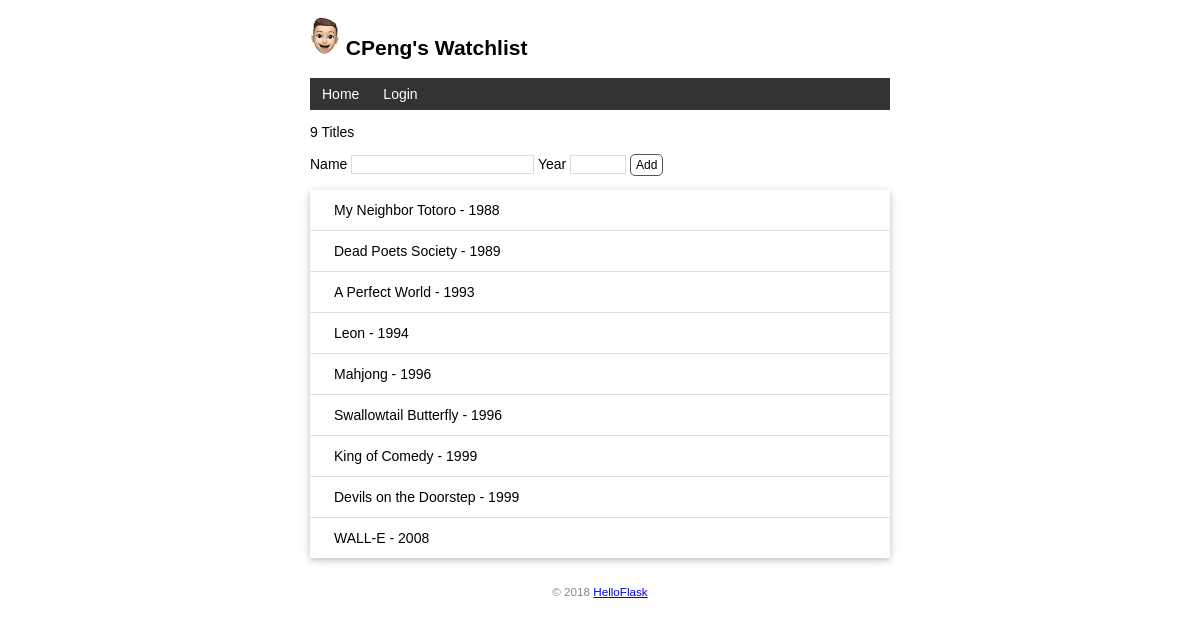
The page / on the database its author committed.
### app.py (models this page shows, shortened)
class User(db.Model, UserMixin):  # 表名将会是 user（自动生成，小写处理）
    id = db.Column(db.Integer, primary_key=True)
    name = db.Column(db.String(20))
    username = db.Column(db.String(20))
    password_hash = db.Column(db.String(128))

class Movie(db.Model):  # 表名将会是 movie
    id = db.Column(db.Integer, primary_key=True)  # 主键
    title = db.Column(db.String(60))  # 电影标题
    year = db.Column(db.String(4))  # 电影年份

### app.py (the view, shortened to what this page needs)
@app.route('/', methods=['GET', 'POST'])
def index():
    movies = Movie.query.all()
    return render_template('index.html', movies=movies)

### app.py (called while the page is built)
@app.context_processor
def inject_user():
    user = User.query.first()
    return dict(user=user)

### templates/index.html (shortened to what this page needs)
{% extends 'base.html' %}
{% block content %}
<p>{{ movies|length }} Titles</p>
<form method="post">
    Name <input type="text" name="title" autocomplete="off" required>
    Year <input type="text" name="year" autocomplete="off" required>
    <input class="btn" type="submit" name="submit" value="Add">
</form>
<ul class="movie-list">
    {% for movie in movies %}
    <li>{{ movie.title }} - {{ movie.year }}
    </li>
    {% endfor %}
</ul>
{% endblock %}

### templates/base.html (shortened to what this page needs)
<!DOCTYPE html>
<html lang="en">
<head>
    {% block head %}
    <link rel="stylesheet" href="{{ url_for('static', filename='style.css') }}" type="text/css">
    {% endblock %}
</head>
<body>
    <h2>
        <img alt="Avatar" class="avatar" src="{{ url_for('static', filename='images/avatar.png') }}">
        {{ user.name }}'s Watchlist
    </h2>
    <nav>
        <ul>
            <li><a href="{{ url_for('index') }}">Home</a></li>
            {% if current_user.is_authenticated %}
            <li><a href="{{ url_for('settings')}}">Settings</a></li>
            <li><a href="{{ url_for('logout')}}">Logout</a></li>
            {% else %}
            <li><a href="{{ url_for('login')}}">Login</a></li>
            {% endif %}
        </ul>
    </nav>
    {% block content %}{% endblock %}
    <footer>
        <small>&copy; 2018 <a href="http://helloflask.com/book/3">HelloFlask</a></small>
    </footer>
</body>
</html>

### static/style.css (style rules this page uses)
body { margin: auto; max-width: 580px; font-size: 14px; font-family: Helvetica, Arial, sans-serif; }
footer { color: #888; margin-top: 15px; text-align: center; padding: 10px; }
.avatar { width: 30px; }
.movie-list { list-style-type: none; padding: 0; margin-bottom: 10px; box-shadow: 0 2px 5px 0 rgba(0, 0, 0, 0.16), 0 2px 10px 0 rgba(0, 0, 0, 0.12); }
.movie-list li { padding: 12px 24px; border-bottom: 1px solid #ddd; }
.movie-list li:last-child { border-bottom:none; }
nav ul { list-style-type: none; margin: 0; padding: 0; overflow: hidden; background-color: #333; }
nav li { float: left; }
nav li a { display: block; color: white; text-align: center; padding: 8px 12px; text-decoration: none; }
input[type=submit] { font-family: inherit; }
input[type=text] { border: 1px solid #ddd; }
input[name=year] { width: 50px; }
.btn { font-size: 12px; padding: 3px 5px; text-decoration: none; cursor: pointer; background-color: white; color: black; border: 1px solid #555555; border-radius: 5px; }

### rows shown on the page
User: name "CPeng"
Movie: title "My Neighbor Totoro", year "1988"
Movie: title "Dead Poets Society", year "1989"
Movie: title "A Perfect World", year "1993"
Movie: title "Leon", year "1994"
Movie: title "Mahjong", year "1996"
Movie: title "Swallowtail Butterfly", year "1996"
Movie: title "King of Comedy", year "1999"
Movie: title "Devils on the Doorstep", year "1999"
Movie: title "WALL-E", year "2008"

### other values the page prints
{{ movies|length }} "9"
